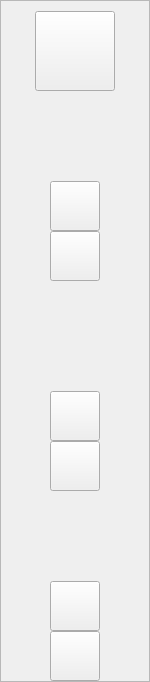
     <widget class="QFrame" name="icon_menu_widget">
      <property name="maximumSize">
       <size>
        <width>150</width>
        <height>16777215</height>
       </size>
      </property>
      <property name="frameShape">
       <enum>QFrame::StyledPanel</enum>
      </property>
      <property name="frameShadow">
       <enum>QFrame::Raised</enum>
      </property>
      <layout class="QVBoxLayout" name="verticalLayout_7">
       <property name="spacing">
        <number>0</number>
       </property>
       <property name="leftMargin">
        <number>0</number>
       </property>
       <property name="topMargin">
        <number>10</number>
       </property>
       <property name="rightMargin">
        <number>0</number>
       </property>
       <property name="bottomMargin">
        <number>0</number>
       </property>
       <item alignment="Qt::AlignHCenter">
        <widget class="QPushButton" name="logo_icon_1">
         <property name="minimumSize">
          <size>
           <width>80</width>
           <height>80</height>
          </size>
         </property>
         <property name="maximumSize">
          <size>
           <width>80</width>
           <height>80</height>
          </size>
         </property>
         <property name="text">
          <string/>
         </property>
         <property name="icon">
          <iconset>
           <normaloff>../images/svg_icon/logo.svg</normaloff>../images/svg_icon/logo.svg</iconset>
         </property>
         <property name="iconSize">
          <size>
           <width>80</width>
           <height>80</height>
          </size>
         </property>
        </widget>
       </item>
       <item>
        <spacer name="verticalSpacer_3">
         <property name="orientation">
          <enum>Qt::Vertical</enum>
         </property>
         <property name="sizeHint" stdset="0">
          <size>
           <width>20</width>
           <height>90</height>
          </size>
         </property>
        </spacer>
       </item>
       <item>
        <layout class="QVBoxLayout" name="test_lessons_div_1">
         <property name="spacing">
          <number>0</number>
         </property>
         <item alignment="Qt::AlignHCenter">
          <widget class="QPushButton" name="test_lessons_div_1__text_button">
           <property name="minimumSize">
            <size>
             <width>50</width>
             <height>50</height>
            </size>
           </property>
           <property name="maximumSize">
            <size>
             <width>240</width>
             <height>240</height>
            </size>
           </property>
           <property name="styleSheet">
            <string notr="true"/>
           </property>
           <property name="text">
            <string/>
           </property>
           <property name="icon">
            <iconset>
             <normaloff>../images/svg_icon/test.svg</normaloff>
             <activeoff>../images/svg_icon/tets_white.svg</activeoff>../images/svg_icon/test.svg</iconset>
           </property>
           <property name="iconSize">
            <size>
             <width>50</width>
             <height>50</height>
            </size>
           </property>
           <property name="checkable">
            <bool>true</bool>
           </property>
           <property name="autoExclusive">
            <bool>true</bool>
           </property>
          </widget>
         </item>
         <item alignment="Qt::AlignHCenter">
          <widget class="QPushButton" name="test_lessons_div_1__lessons_button">
           <property name="minimumSize">
            <size>
             <width>50</width>
             <height>50</height>
            </size>
           </property>
           <property name="maximumSize">
            <size>
             <width>240</width>
             <height>240</height>
            </size>
           </property>
           <property name="text">
            <string/>
           </property>
           <property name="icon">
            <iconset>
             <normaloff>../images/svg_icon/lessons.svg</normaloff>
             <activeoff>../images/svg_icon/lessons_white.svg</activeoff>../images/svg_icon/lessons.svg</iconset>
           </property>
           <property name="iconSize">
            <size>
             <width>50</width>
             <height>50</height>
            </size>
           </property>
           <property name="checkable">
            <bool>true</bool>
           </property>
           <property name="autoExclusive">
            <bool>true</bool>
           </property>
          </widget>
         </item>
        </layout>
       </item>
       <item>
        <spacer name="verticalSpacer_2">
         <property name="orientation">
          <enum>Qt::Vertical</enum>
         </property>
         <property name="sizeHint" stdset="0">
          <size>
           <width>20</width>
           <height>110</height>
          </size>
         </property>
        </spacer>
       </item>
       <item>
        <layout class="QVBoxLayout" name="color_setting_div_1">
         <property name="spacing">
          <number>0</number>
         </property>
         <item alignment="Qt::AlignHCenter">
          <widget class="QPushButton" name="color_setting_div_1__colors_button">
           <property name="minimumSize">
            <size>
             <width>50</width>
             <height>50</height>
            </size>
           </property>
           <property name="maximumSize">
            <size>
             <width>255</width>
             <height>255</height>
            </size>
           </property>
           <property name="text">
            <string/>
           </property>
           <property name="icon">
            <iconset>
             <normaloff>../images/svg_icon/palette.svg</normaloff>
             <disabledoff>../images/svg_icon/palette_white.svg</disabledoff>
             <activeoff>../images/svg_icon/palette_white.svg</activeoff>
             <selectedoff>../images/svg_icon/palette_white.svg</selectedoff>../images/svg_icon/palette.svg</iconset>
           </property>
           <property name="iconSize">
            <size>
             <width>50</width>
             <height>50</height>
            </size>
           </property>
           <property name="checkable">
            <bool>true</bool>
           </property>
           <property name="autoExclusive">
            <bool>true</bool>
           </property>
          </widget>
         </item>
         <item alignment="Qt::AlignHCenter">
          <widget class="QPushButton" name="color_setting_div_1__settings_button">
           <property name="minimumSize">
            <size>
             <width>50</width>
             <height>50</height>
            </size>
           </property>
           <property name="maximumSize">
            <size>
             <width>255</width>
             <height>255</height>
            </size>
           </property>
           <property name="text">
            <string/>
           </property>
           <property name="icon">
            <iconset>
             <normaloff>../images/svg_icon/settings.svg</normaloff>
             <activeoff>../images/svg_icon/settings_white.svg</activeoff>../images/svg_icon/settings.svg</iconset>
           </property>
           <property name="iconSize">
            <size>
             <width>50</width>
             <height>50</height>
            </size>
           </property>
           <property name="checkable">
            <bool>true</bool>
           </property>
           <property name="autoExclusive">
            <bool>true</bool>
           </property>
          </widget>
         </item>
        </layout>
       </item>
       <item>
        <spacer name="verticalSpacer">
         <property name="orientation">
          <enum>Qt::Vertical</enum>
         </property>
         <property name="sizeHint" stdset="0">
          <size>
           <width>18</width>
           <height>90</height>
          </size>
         </property>
        </spacer>
       </item>
       <item>
        <layout class="QVBoxLayout" name="about_profile_div_1">
         <property name="spacing">
          <number>0</number>
         </property>
         <item alignment="Qt::AlignHCenter">
          <widget class="QPushButton" name="about_profile_div_1__about_button">
           <property name="minimumSize">
            <size>
             <width>50</width>
             <height>50</height>
            </size>
           </property>
           <property name="maximumSize">
            <size>
             <width>255</width>
             <height>255</height>
            </size>
           </property>
           <property name="text">
            <string/>
           </property>
           <property name="icon">
            <iconset>
             <normaloff>../images/svg_icon/about.svg</normaloff>
             <activeoff>../images/svg_icon/about_white.svg</activeoff>../images/svg_icon/about.svg</iconset>
           </property>
           <property name="iconSize">
            <size>
             <width>50</width>
             <height>50</height>
            </size>
           </property>
           <property name="checkable">
            <bool>true</bool>
           </property>
           <property name="autoExclusive">
            <bool>true</bool>
           </property>
           <property name="autoRepeatDelay">
            <number>-6</number>
           </property>
          </widget>
         </item>
         <item alignment="Qt::AlignHCenter">
          <widget class="QPushButton" name="about_profile_div_1__profile_button">
           <property name="minimumSize">
            <size>
             <width>50</width>
             <height>50</height>
            </size>
           </property>
           <property name="maximumSize">
            <size>
             <width>255</width>
             <height>255</height>
            </size>
           </property>
           <property name="text">
            <string/>
           </property>
           <property name="icon">
            <iconset>
             <normaloff>../images/svg_icon/user.svg</normaloff>
             <activeoff>../images/svg_icon/user_white.svg</activeoff>../images/svg_icon/user.svg</iconset>
           </property>
           <property name="iconSize">
            <size>
             <width>50</width>
             <height>50</height>
            </size>
           </property>
           <property name="checkable">
            <bool>true</bool>
           </property>
           <property name="autoExclusive">
            <bool>true</bool>
           </property>
          </widget>
         </item>
        </layout>
       </item>
      </layout>
     </widget>
